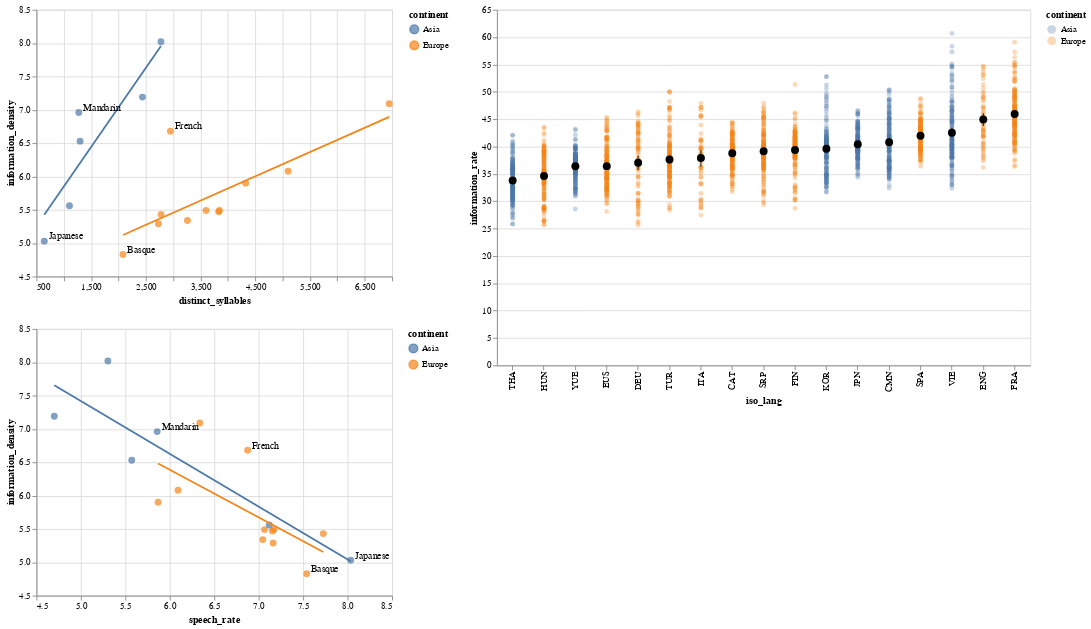

The notebook cell saved with this chart:
### Markdown cell above
<div class="alert alert-info" style="color:black">

### Question 5
rubric={accuracy:1,viz:2}
    
    
<h4>Python</h4>
<ol type="1">
<li>Assign each of your previous three plots to a variable name (you don’t have to repeat the code down here, you can assign it in the original cell, just make sure you are still outputting the variable at the end of those cells so that the plots still are displayed after each cell).</li>
<li>Arrange the three plots into a layout with the two scatter plots in a column to the left and mean + CI plot to the right. The overall layout should look even, so make the scatterplots about half the height and two thirds of the width of the mean + CI plot.</li>
<li>Set proper titles where you judge it is needed. Show that you know the proper command to save this as a png file on your local computer.</li>
</ol>
    
</div>

### Code cell
# YOUR ANSWER GOES HERE
left_column = (plot1 & plot2).resolve_scale(color='independent')
all = (left_column | plot3).resolve_scale(color='independent')
all
# all.save('lab4_all.png')

### Figure 1 — Vega-Lite specification as saved in the notebook (floating-point values rounded to 4 significant figures; data arrays with more than 128 entries replaced by an {"elided": "..."} marker saying what was removed)
{"config": {"view": {"continuousWidth": 300, "continuousHeight": 300}}, "hconcat": [{"vconcat": [{"layer": [{"mark": {"type": "circle", "size": 60}, "encoding": {"color": {"field": "continent", "type": "nominal"}, "x": {"field": "distinct_syllables", "scale": {"zero": false}, "type": "quantitative"}, "y": {"field": "information_density", "scale": {"zero": false}, "type": "quantitative"}}}, {"mark": {"type": "line"}, "encoding": {"color": {"field": "continent", "type": "nominal"}, "x": {"field": "distinct_syllables", "type": "quantitative"}, "y": {"field": "information_density", "type": "quantitative"}}, "transform": [{"on": "distinct_syllables", "regression": "information_density", "groupby": ["continent"]}]}, {"data": {"name": "data-46c236722730873232eb018f30e1a1f5"}, "mark": {"type": "text", "align": "left", "dx": 5, "dy": -5}, "encoding": {"text": {"field": "language", "type": "nominal"}, "x": {"field": "distinct_syllables", "type": "quantitative"}, "y": {"field": "information_density", "type": "quantitative"}}}], "data": {"name": "data-ab96b737ee5066aa485a2988ea87e093"}, "height": 300, "width": 400}, {"layer": [{"mark": {"type": "circle", "size": 60}, "encoding": {"color": {"field": "continent", "type": "nominal"}, "x": {"field": "speech_rate", "scale": {"zero": false}, "type": "quantitative"}, "y": {"field": "information_density", "scale": {"zero": false}, "type": "quantitative"}}}, {"mark": {"type": "line"}, "encoding": {"color": {"field": "continent", "type": "nominal"}, "x": {"field": "speech_rate", "type": "quantitative"}, "y": {"field": "information_density", "type": "quantitative"}}, "transform": [{"on": "speech_rate", "regression": "information_density", "groupby": ["continent"]}]}, {"data": {"name": "data-ec89cc3b31eabf6bc9e23929ce9f8a6f"}, "mark": {"type": "text", "align": "left", "dx": 5, "dy": -5}, "encoding": {"text": {"field": "language", "type": "nominal"}, "x": {"field": "speech_rate", "type": "quantitative"}, "y": {"field": "information_density", "type": "quantitative"}}}], "data": {"name": "data-0e93b44f1fcee4704f124f06d1d2adec"}, "height": 300, "width": 400}], "resolve": {"scale": {"color": "independent"}}}, {"layer": [{"mark": {"type": "circle", "opacity": 0.3, "size": 30}, "encoding": {"color": {"field": "continent", "type": "nominal"}, "x": {"field": "iso_lang", "sort": ["THA", "HUN", "YUE", "EUS", "DEU", "TUR", "ITA", "CAT", "SRP", "FIN", "KOR", "JPN", "CMN", "SPA", "VIE", "ENG", "FRA"], "title": "iso_lang", "type": "nominal"}, "y": {"field": "information_rate", "title": "information_rate", "type": "quantitative"}}}, {"mark": {"type": "point", "color": "black", "filled": true, "size": 80}, "encoding": {"x": {"field": "iso_lang", "sort": ["THA", "HUN", "YUE", "EUS", "DEU", "TUR", "ITA", "CAT", "SRP", "FIN", "KOR", "JPN", "CMN", "SPA", "VIE", "ENG", "FRA"], "type": "nominal"}, "y": {"aggregate": "mean", "field": "information_rate", "type": "quantitative"}}}, {"mark": {"type": "errorbar", "color": "black", "extent": "ci"}, "encoding": {"x": {"field": "iso_lang", "sort": ["THA", "HUN", "YUE", "EUS", "DEU", "TUR", "ITA", "CAT", "SRP", "FIN", "KOR", "JPN", "CMN", "SPA", "VIE", "ENG", "FRA"], "type": "nominal"}, "y": {"field": "information_rate", "type": "quantitative"}}}], "data": {"name": "data-f20cce0a8edba367166daa80036af4e4"}, "height": 400, "width": 600}], "resolve": {"scale": {"color": "independent"}}, "$schema": "https://vega.github.io/schema/vega-lite/v6.1.0.json", "datasets": {"data-ab96b737ee5066aa485a2988ea87e093": [{"iso_lang": "CAT", "language": "Catalan", "information_density": 5.49, "distinct_syllables": 3600, "continent": "Europe"}, {"iso_lang": "CMN", "language": "Mandarin", "information_density": 6.96, "distinct_syllables": 1274, "continent": "Asia"}, {"iso_lang": "DEU", "language": "German", "information_density": 6.08, "distinct_syllables": 5100, "continent": "Europe"}, {"iso_lang": "ENG", "language": "English", "information_density": 7.09, "distinct_syllables": 6949, "continent": "Europe"}, {"iso_lang": "EUS", "language": "Basque", "information_density": 4.83, "distinct_syllables": 2082, "continent": "Europe"}, {"iso_lang": "FIN", "language": "Finnish", "information_density": 5.49, "distinct_syllables": 3844, "continent": "Europe"}, {"iso_lang": "FRA", "language": "French", "information_density": 6.68, "distinct_syllables": 2949, "continent": "Europe"}, {"iso_lang": "HUN", "language": "Hungarian", "information_density": 5.9, "distinct_syllables": 4325, "continent": "Europe"}, {"iso_lang": "ITA", "language": "Italian", "information_density": 5.29, "distinct_syllables": 2729, "continent": "Europe"}, {"iso_lang": "JPN", "language": "Japanese", "information_density": 5.03, "distinct_syllables": 643, "continent": "Asia"}, {"iso_lang": "KOR", "language": "Korean", "information_density": 5.56, "distinct_syllables": 1104, "continent": "Asia"}, {"iso_lang": "SPA", "language": "Spanish", "information_density": 5.43, "distinct_syllables": 2778, "continent": "Europe"}, {"iso_lang": "SRP", "language": "Serbian", "information_density": 5.47, "distinct_syllables": 3831, "continent": "Europe"}, {"iso_lang": "THA", "language": "Thai", "information_density": 7.19, "distinct_syllables": 2438, "continent": "Asia"}, {"iso_lang": "TUR", "language": "Turkish", "information_density": 5.34, "distinct_syllables": 3260, "continent": "Europe"}, {"iso_lang": "VIE", "language": "Vietnamese", "information_density": 8.02, "distinct_syllables": 2776, "continent": "Asia"}, {"iso_lang": "YUE", "language": "Cantonese", "information_density": 6.53, "distinct_syllables": 1298, "continent": "Asia"}], "data-46c236722730873232eb018f30e1a1f5": [{"iso_lang": "CMN", "language": "Mandarin", "information_density": 6.96, "distinct_syllables": 1274, "continent": "Asia"}, {"iso_lang": "EUS", "language": "Basque", "information_density": 4.83, "distinct_syllables": 2082, "continent": "Europe"}, {"iso_lang": "FRA", "language": "French", "information_density": 6.68, "distinct_syllables": 2949, "continent": "Europe"}, {"iso_lang": "JPN", "language": "Japanese", "information_density": 5.03, "distinct_syllables": 643, "continent": "Asia"}], "data-0e93b44f1fcee4704f124f06d1d2adec": [{"iso_lang": "CAT", "language": "Catalan", "information_density": 5.49, "distinct_syllables": 3600, "continent": "Europe", "speech_rate": 7.065}, {"iso_lang": "CMN", "language": "Mandarin", "information_density": 6.96, "distinct_syllables": 1274, "continent": "Asia", "speech_rate": 5.858}, {"iso_lang": "DEU", "language": "German", "information_density": 6.08, "distinct_syllables": 5100, "continent": "Europe", "speech_rate": 6.092}, {"iso_lang": "ENG", "language": "English", "information_density": 7.09, "distinct_syllables": 6949, "continent": "Europe", "speech_rate": 6.338}, {"iso_lang": "EUS", "language": "Basque", "information_density": 4.83, "distinct_syllables": 2082, "continent": "Europe", "speech_rate": 7.54}, {"iso_lang": "FIN", "language": "Finnish", "information_density": 5.49, "distinct_syllables": 3844, "continent": "Europe", "speech_rate": 7.171}, {"iso_lang": "FRA", "language": "French", "information_density": 6.68, "distinct_syllables": 2949, "continent": "Europe", "speech_rate": 6.876}, {"iso_lang": "HUN", "language": "Hungarian", "information_density": 5.9, "distinct_syllables": 4325, "continent": "Europe", "speech_rate": 5.868}, {"iso_lang": "ITA", "language": "Italian", "information_density": 5.29, "distinct_syllables": 2729, "continent": "Europe", "speech_rate": 7.162}, {"iso_lang": "JPN", "language": "Japanese", "information_density": 5.03, "distinct_syllables": 643, "continent": "Asia", "speech_rate": 8.035}, {"iso_lang": "KOR", "language": "Korean", "information_density": 5.56, "distinct_syllables": 1104, "continent": "Asia", "speech_rate": 7.119}, {"iso_lang": "SPA", "language": "Spanish", "information_density": 5.43, "distinct_syllables": 2778, "continent": "Europe", "speech_rate": 7.727}, {"iso_lang": "SRP", "language": "Serbian", "information_density": 5.47, "distinct_syllables": 3831, "continent": "Europe", "speech_rate": 7.154}, {"iso_lang": "THA", "language": "Thai", "information_density": 7.19, "distinct_syllables": 2438, "continent": "Asia", "speech_rate": 4.701}, {"iso_lang": "TUR", "language": "Turkish", "information_density": 5.34, "distinct_syllables": 3260, "continent": "Europe", "speech_rate": 7.046}, {"iso_lang": "VIE", "language": "Vietnamese", "information_density": 8.02, "distinct_syllables": 2776, "continent": "Asia", "speech_rate": 5.304}, {"iso_lang": "YUE", "language": "Cantonese", "information_density": 6.53, "distinct_syllables": 1298, "continent": "Asia", "speech_rate": 5.572}], "data-ec89cc3b31eabf6bc9e23929ce9f8a6f": [{"iso_lang": "CMN", "language": "Mandarin", "information_density": 6.96, "distinct_syllables": 1274, "continent": "Asia", "speech_rate": 5.858}, {"iso_lang": "EUS", "language": "Basque", "information_density": 4.83, "distinct_syllables": 2082, "continent": "Europe", "speech_rate": 7.54}, {"iso_lang": "FRA", "language": "French", "information_density": 6.68, "distinct_syllables": 2949, "continent": "Europe", "speech_rate": 6.876}, {"iso_lang": "JPN", "language": "Japanese", "information_density": 5.03, "distinct_syllables": 643, "continent": "Asia", "speech_rate": 8.035}], "data-f20cce0a8edba367166daa80036af4e4": {"elided": "2288 records"}}}
